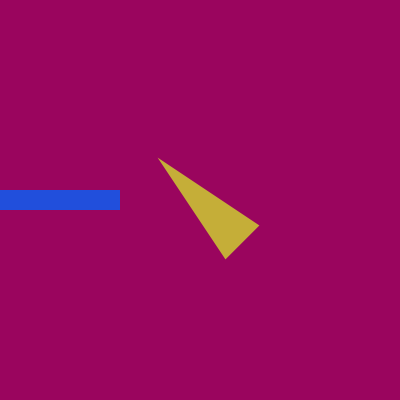
Frame 1 (no input)
Frame 60 (the mouse pressed at the canvas centre just before this capture): identical to frame 1, image omitted
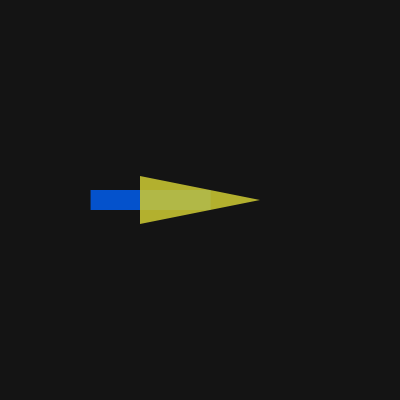
Frame 120 (the mouse held since frame 60 and released just before this capture)

The Processing sketch that drew these frames (run headless with seeded random() and noise(); from frame 60 on, the mouse is pressed at the canvas centre):

// Processing sketch: processing_90623
// ── processing_90623.pde

float easing= 0.01;
float f= 0.0;
float x= 200;
float y = 200;

void setup() {
  size(400, 400);
  noStroke();
  smooth();
}

void draw() {
  background(20);
  
  fill(200, 0, 120, 190);
  float d = dist(width/2, height/2, mouseX, mouseY);
  ellipse(width/2, height/2, d*2, d*2);
  
  float targetX= mouseX;
  f+= (targetX - f) * easing;
  fill(0, 100, 255,200);
  rect(f, 190, 120, 20);
  
  fill(204, 200, 50, 220);
  float angle = atan2(mouseY-y, mouseX-x);
  pushMatrix();
  translate(x, y);
  rotate(angle);
  triangle(-60, -24, 60, 0, -60, 24);
 // triangle(100, -80, 100, 0, -80, 80);
  popMatrix();
}
